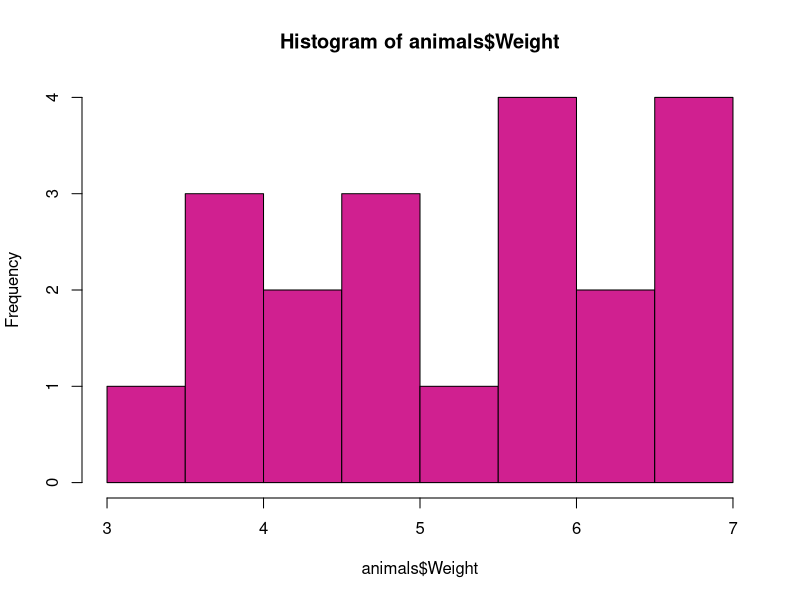
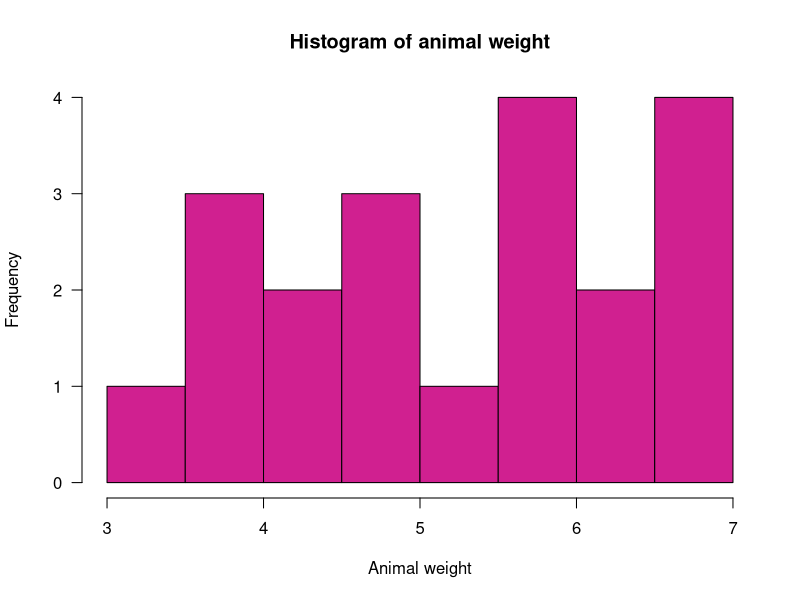
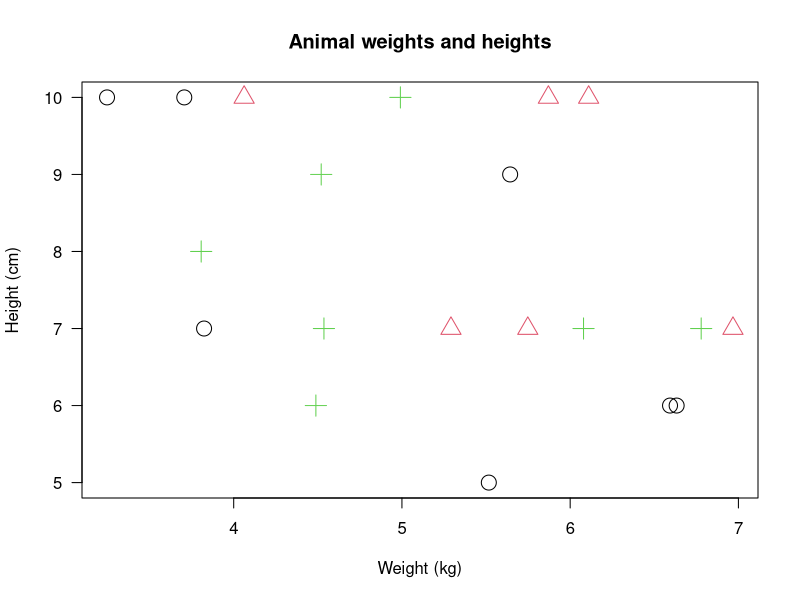
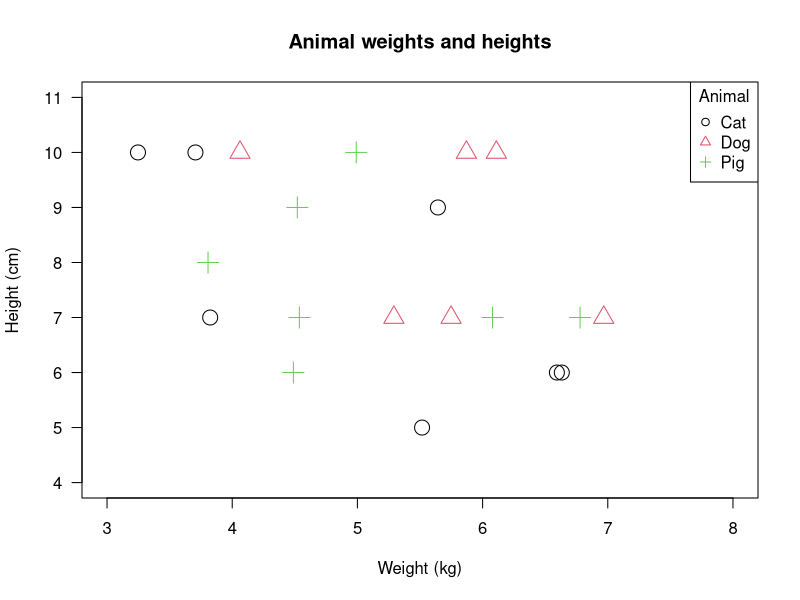
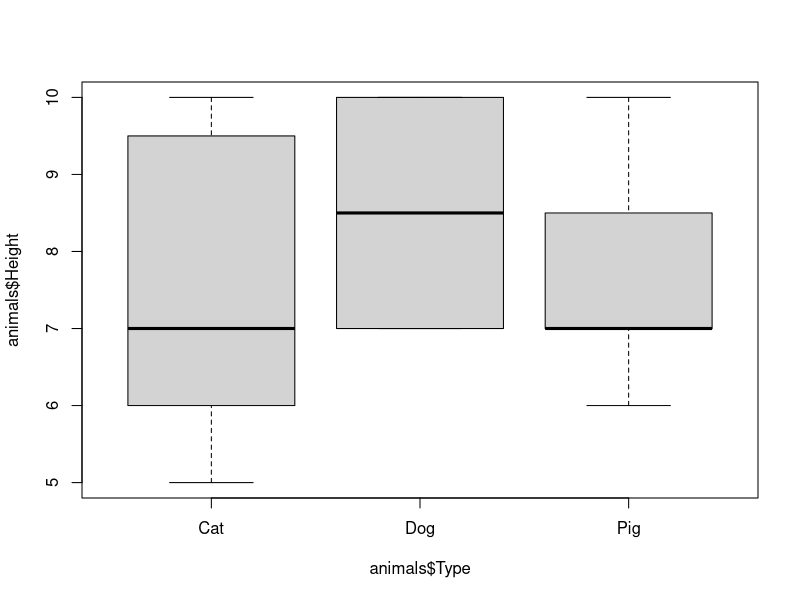
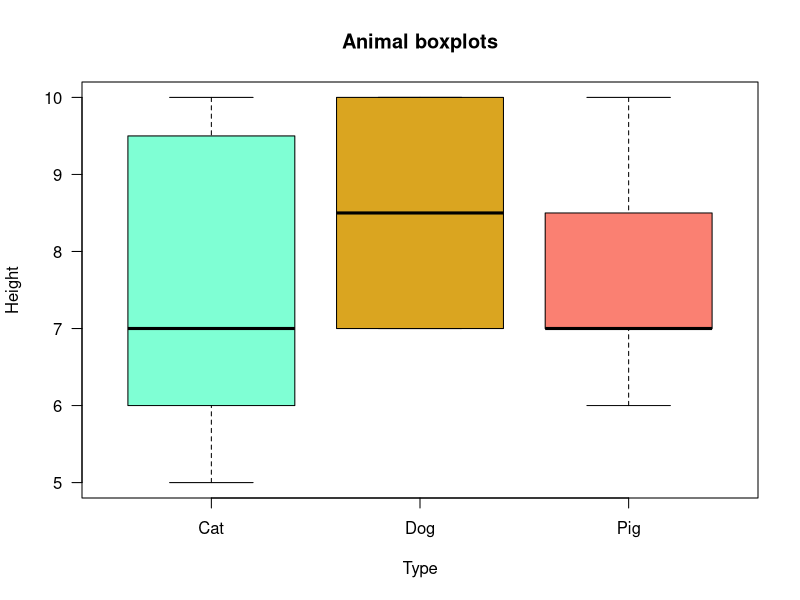
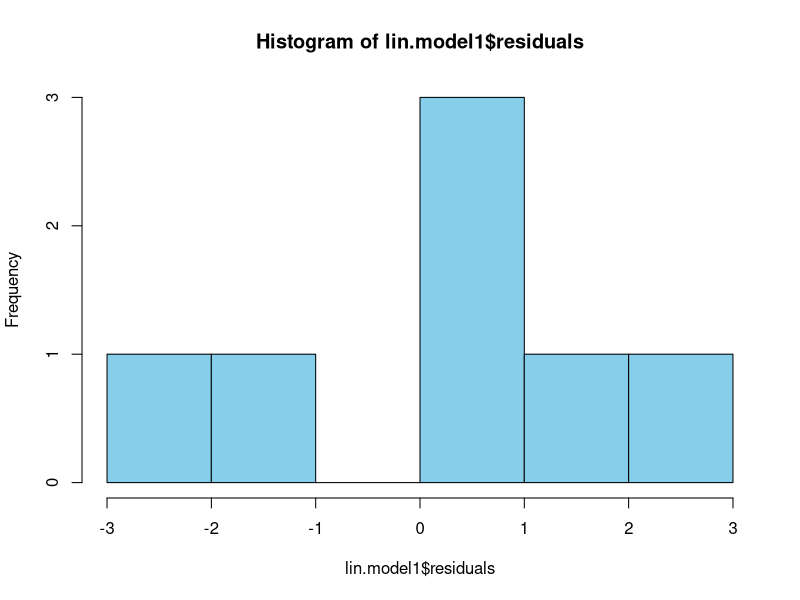
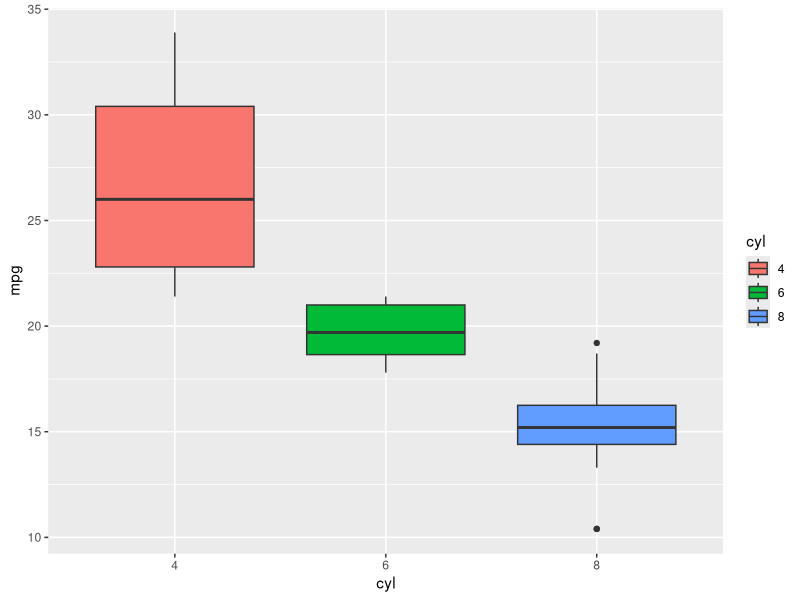

Recreate these plots in R, in order.
## ---- chunk 1
knitr::opts_chunk$set(echo = TRUE)
## ---- chunk 2
animals <- read.csv("animals.csv", header=TRUE, stringsAsFactors=FALSE)
str(animals)
head(animals)
## ---- chunk 3
summary(animals)

# or

summary(animals$Height)
## ---- chunk 4
library(psych)
## ---- chunk 5
str(animals)
describe(animals[,c(3:5)])
## ---- chunk 6
animals_describe <- describe(animals[,c(3:5)])
animals_describe
## ---- chunk 7
animals_simple <- animals_describe[c(5, 4, 11:13)]
animals_simple
## ---- chunk 8
#Output summary statistics by one grouping variable:
summary_sub <- describeBy(animals[,c(3:5)], animals$Type)
summary_sub

#If we just want to view Cats, Dogs, or Pigs, we can type:
summary_sub$Cat
summary_sub$Dog
summary_sub$Pig

#We can also view just the means for Dogs, we can type:
summary_sub$Dog[[3]] #Here, double bracket subsetting is used to return just the value from a list.

#If we just want the Height mean for Dogs (8.5), we can type:
summary_sub$Dog[[3]][2]

#Or the medians for Pigs:
summary_sub$Pig[[5]]
summary_sub$Pig[["median"]]
## ---- chunk 9
table(animals$Type) # get frequencies for Cat, Dog, and Pig

table(animals$Type, animals$Healthy) #get frequencies for Cat, Dog, and Pig by column "Healthy".
## ---- chunk 10
hist(animals$Weight, col="violetred")
## ---- chunk 11
hist(animals$Weight, 
     col="violetred",
     main="Histogram of animal weight",
     xlab="Animal weight",
     las=1)
## ---- chunk 12
animals$Type <- factor(animals$Type)
str(animals)
## ---- chunk 13
plot(animals$Weight, animals$Height,    
    xlab="Weight (kg)",   # change x axis label
    ylab="Height (cm)",   # change y axis label
    main="Animal weights and heights",   # add plot title
    las=1, # make all axis text parallel to x-axis
    col=as.integer(animals$Type),   # change point colors to correspond to animal types
    pch=as.integer(animals$Type),   # change point symbols to correspond to animal types
    cex=2)   # change point size 
## ---- chunk 14
plot(animals$Weight, animals$Height,    
    xlab="Weight (kg)",   # change x axis label
    ylab="Height (cm)",   # change y axis label
    main="Animal weights and heights",   # add plot title
    las=1, # make all axis text parallel to x-axis
    col=as.integer(animals$Type),   # change point colors to match animal types
    pch=as.integer(animals$Type),   # change point symbols to match animal types
    cex=2,   # change point size 
    xlim=c(3,8),  # adjust range of x axis
    ylim=c(4,11))  # adjust range of y axis

# That looks better! We can also add a legend:

legend("topright", inset=.0, title="Animal", cex=1,
       c("Cat","Dog","Pig"), col=c(1,2,3), pch=c(1,2,3),
       horiz=FALSE)
## ---- chunk 15
boxplot(animals$Height ~ animals$Type)
## ---- chunk 16
boxplot(animals$Height ~ animals$Type,
        col=c("aquamarine", "goldenrod", "salmon"),
        las=1, main="Animal boxplots", xlab="Type", ylab="Height")
#That looks better! 
## ---- chunk 17
Cat <- animals[animals$Type=="Cat",]
Cat

Dog <- animals[animals$Type=="Dog",]
Dog

Pig <- animals[animals$Type=="Pig",]
Pig
## ---- chunk 18
t.test(Cat$Height, Pig$Height)
# The p-value is 0.88 - we FAIL TO REJECT the null hypothesis (aka, there is no statistical difference between Cat and Pig means for Height). We accept the conditions of the null hypothesis that state there are no between-group differences. 
## ---- chunk 19
t.test(Cat$Height, Dog$Height)
# p=0.39 so again we FAIL TO REJECT the null hypothesis
## ---- chunk 20
aov1 <- aov(Height ~ Type, data = animals)

#Use `summary()` to access the useful information from our `aov1` model:
summary(aov1)
## ---- chunk 21
TukeyHSD(aov1)
#This allows us to see mean Height differences bewteen the multiple comparisons animals. 
## ---- chunk 22
cor.test(Cat$Height, Cat$Weight)
## ---- chunk 23
lin.model1 <- lm(Height ~ Weight, data=Cat)
summary(lin.model1)
## ---- chunk 24
names(lin.model1)
## ---- chunk 25
hist(lin.model1$residuals, col="skyblue") # residuals should be approximately normal when plotted
## ---- chunk 26
library(ggplot2)
mtcars$cyl <- factor(mtcars$cyl) # first, coerce "cyl" to factor data type
ggplot(mtcars, aes(x=cyl, y=mpg, fill=cyl)) + 
         geom_boxplot()
## ---- chunk 27
data(iris)
ggplot(iris, aes(x=Petal.Length, y=Petal.Width, color=Species)) + 
  geom_point() + 
  #theme_light() + 
  #theme_dark() + 
  #theme_classic() + 
  #theme_bw + 
  theme(legend.position="top") 
